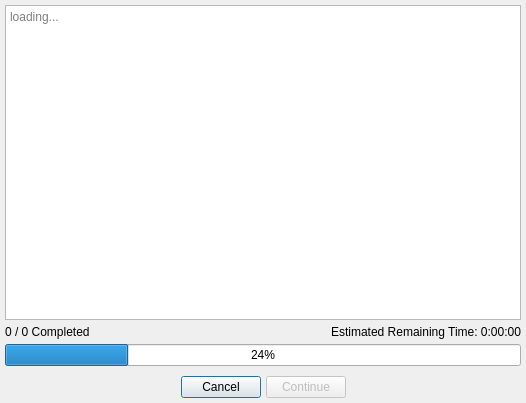
<?xml version="1.0" encoding="UTF-8"?>
<ui version="4.0">
 <class>ProgressDialog</class>
 <widget class="QDialog" name="ProgressDialog">
  <property name="geometry">
   <rect>
    <x>0</x>
    <y>0</y>
    <width>526</width>
    <height>403</height>
   </rect>
  </property>
  <property name="windowTitle">
   <string>FIle(s) Processing</string>
  </property>
  <layout class="QVBoxLayout" name="verticalLayout">
   <property name="spacing">
    <number>5</number>
   </property>
   <property name="leftMargin">
    <number>5</number>
   </property>
   <property name="topMargin">
    <number>5</number>
   </property>
   <property name="rightMargin">
    <number>5</number>
   </property>
   <property name="bottomMargin">
    <number>5</number>
   </property>
   <item>
    <widget class="QTextEdit" name="logScreen">
     <property name="lineWrapMode">
      <enum>QTextEdit::LineWrapMode::NoWrap</enum>
     </property>
     <property name="readOnly">
      <bool>true</bool>
     </property>
     <property name="placeholderText">
      <string>loading...</string>
     </property>
    </widget>
   </item>
   <item>
    <layout class="QHBoxLayout" name="completedLayout">
     <item>
      <widget class="QLabel" name="completedCountLabel">
       <property name="text">
        <string>0 / 0 Completed</string>
       </property>
       <property name="buddy">
        <cstring>logScreen</cstring>
       </property>
      </widget>
     </item>
     <item>
      <widget class="QLabel" name="estimatedTime">
       <property name="text">
        <string>Estimated Remaining Time: 0:00:00</string>
       </property>
       <property name="alignment">
        <set>Qt::AlignmentFlag::AlignRight|Qt::AlignmentFlag::AlignTrailing|Qt::AlignmentFlag::AlignVCenter</set>
       </property>
       <property name="buddy">
        <cstring>logScreen</cstring>
       </property>
      </widget>
     </item>
    </layout>
   </item>
   <item>
    <widget class="QProgressBar" name="progressBar">
     <property name="value">
      <number>24</number>
     </property>
    </widget>
   </item>
   <item>
    <spacer name="bottomSpacer">
     <property name="orientation">
      <enum>Qt::Orientation::Vertical</enum>
     </property>
     <property name="sizeType">
      <enum>QSizePolicy::Policy::Fixed</enum>
     </property>
     <property name="sizeHint" stdset="0">
      <size>
       <width>20</width>
       <height>5</height>
      </size>
     </property>
    </spacer>
   </item>
   <item>
    <layout class="QHBoxLayout" name="cancelLayout">
     <item>
      <spacer name="cancelLeftLabel">
       <property name="orientation">
        <enum>Qt::Orientation::Horizontal</enum>
       </property>
       <property name="sizeHint" stdset="0">
        <size>
         <width>40</width>
         <height>20</height>
        </size>
       </property>
      </spacer>
     </item>
     <item>
      <widget class="QPushButton" name="cancelButton">
       <property name="text">
        <string>Cancel</string>
       </property>
      </widget>
     </item>
     <item>
      <widget class="QPushButton" name="nextButton">
       <property name="enabled">
        <bool>false</bool>
       </property>
       <property name="text">
        <string>Continue</string>
       </property>
      </widget>
     </item>
     <item>
      <spacer name="cancelRightLabel">
       <property name="orientation">
        <enum>Qt::Orientation::Horizontal</enum>
       </property>
       <property name="sizeHint" stdset="0">
        <size>
         <width>40</width>
         <height>20</height>
        </size>
       </property>
      </spacer>
     </item>
    </layout>
   </item>
  </layout>
 </widget>
 <tabstops>
  <tabstop>logScreen</tabstop>
  <tabstop>nextButton</tabstop>
  <tabstop>cancelButton</tabstop>
 </tabstops>
 <resources/>
 <connections/>
</ui>
